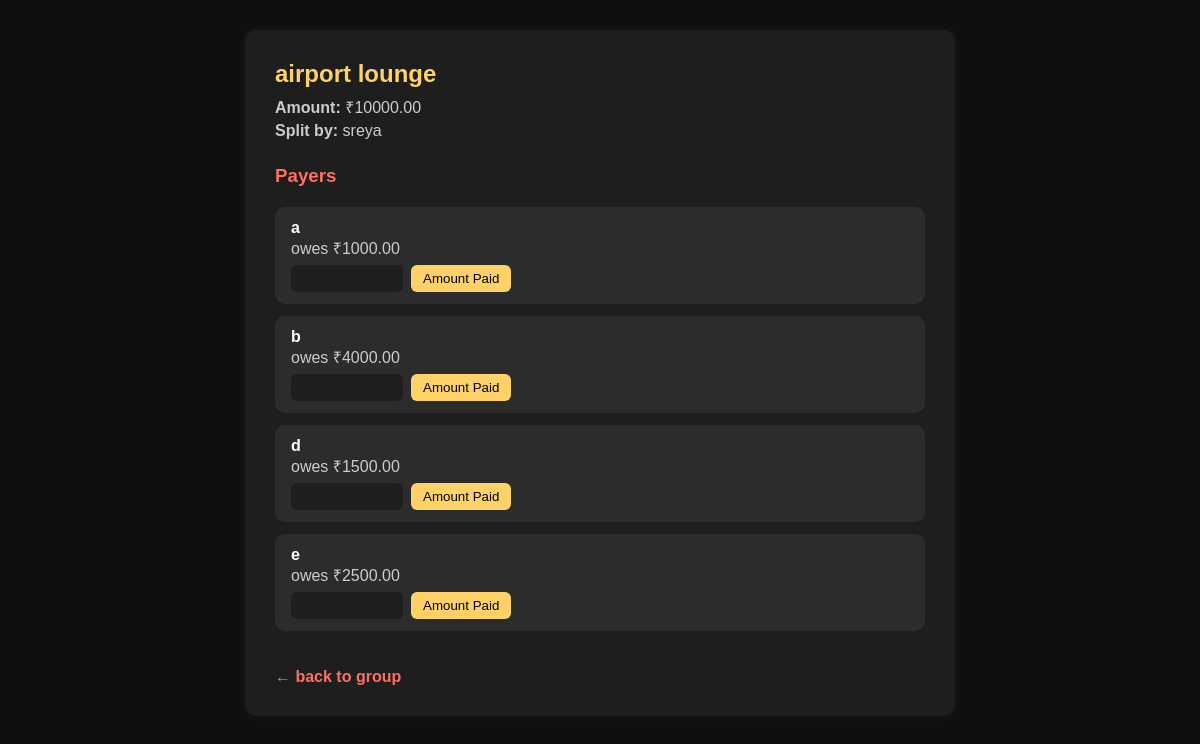
The app's page /splits/24/ (signed in) with its own data.
### core/models.py (models this page shows, shortened)
class Split(models.Model):
    grp_id = models.ForeignKey(Group, on_delete=models.CASCADE)
    split_by = models.ForeignKey(User, on_delete=models.CASCADE, related_name='splits_paid')
    amount = models.DecimalField(max_digits=10, decimal_places=2)
    description = models.TextField(blank=True)
    created_at = models.DateTimeField(auto_now_add=True)
    fully_paid = models.BooleanField(default=False)
    CATEGORY_CHOICES = [
        ('Food', 'Food'),
        ('Travel', 'Travel'),
        ('Rent', 'Rent'),
        ('Bills', 'Bills'),
        ('Groceries', 'Groceries'),
        ('Shopping', 'Shopping'),
        ('Entertainment', 'Entertainment'),
        ('Health', 'Health'),
        ('Gifts', 'Gifts'),
        ('General', 'General'),
    ]
    category = models.CharField(
        max_length=20,
        choices=CATEGORY_CHOICES,
        default='General'
    )

class Payer(models.Model):
    split_id = models.ForeignKey(Split, on_delete=models.CASCADE)
    payer_id = models.ForeignKey(User, on_delete=models.CASCADE)
    amount = models.DecimalField(max_digits=10, decimal_places=2)
    paid = models.BooleanField(default=False)
    class Meta:
        unique_together = ['split_id', 'payer_id']

### core/views.py (the view)
# urls.py: path('splits/<int:split_id>/', views.split_detail_view, name='split_detail'),
@login_required
@never_cache
def split_detail_view(request, split_id):
    split = get_object_or_404(Split, id=split_id)
    payers = Payer.objects.filter(split_id=split).exclude(payer_id=split.split_by)
    enriched_payers = []
    for payer in payers:
        total_paid = Settlement.objects.filter(payer=payer).aggregate(total=Sum('amount_paid'))['total'] or Decimal('0.00')
        remaining = payer.amount - total_paid
        enriched_payers.append({
            'obj': payer,
            'total_paid': total_paid,
            'remaining': remaining,
        })
    return render(request, 'split_detail.html', {
        'split': split,
        'payers': enriched_payers
    })

### core/templates/split_detail.html (shortened to what this page needs)
<!DOCTYPE html>
<html lang="en">
<head>
</head>
<body>
    <div class="container">
        <div class="section-header">
            <h2>{{ split.description }}</h2>
            <p><strong>Amount:</strong> ₹{{ split.amount }}</p>
            <p><strong>Split by:</strong> {{ split.split_by.username }}</p>
        </div>
        <h3 style="color: var(--primary); margin-bottom: 10px;">Payers</h3>
        <ul class="payer-list">
            {% for p in payers %}
                {% with payer=p.obj total_paid=p.total_paid remaining=p.remaining %}
                    <li class="payer-item">
                        <div>
                            <span class="payer-label">
                                {% if payer.payer_id == request.user %}
                                    You
                                {% else %}
                                    {{ payer.payer_id.username }}
                                {% endif %}
                            </span><br>
                            <span class="payer-status">
                                {% if remaining <= 0 %}
                                    paid ₹{{ payer.amount }}
                                {% else %}
                                    owes ₹{{ remaining|floatformat:2 }}
                                {% endif %}
                            </span>
                            {% if request.user == split.split_by and remaining > 0 %}
                                <form method="POST" action="{% url 'record_settlement' split.id %}" class="mark-paid-form">
                                    <input type="number" name="amount_paid" step="0.01" min="0.01" max="{{ remaining }}" required>
                                    <button type="submit">Amount Paid</button>
                                </form>
                            {% endif %}
                        </div>
                    </li>
                {% endwith %}
            {% endfor %}
        </ul>
        <a href="{% url 'group_detail' split.grp_id.id %}?{{ request.GET.urlencode }}" class="back-link">← back to group</a>
    </div>
</body>
</html>

### core/templates/split_detail.html (style rules this page uses)
:root { --primary: #FF6F61; --primary-hover: #e85c50; --accent: #FFD166; --accent-hover: #f6c441; --bg-dark: #0f0f0f; --bg-card: #1e1e1e; --text: #ffffff; --text-muted: #cccccc; --border: #333333; }
body { background-color: var(--bg-dark); color: var(--text); font-family: Arial, sans-serif; margin: 0; padding: 30px; }
.container { max-width: 650px; margin: 0 auto; background-color: var(--bg-card); padding: 30px; border-radius: 12px; box-shadow: 0 0 10px rgba(255,255,255,0.05); }
.section-header { margin-bottom: 25px; }
.section-header h2 { color: var(--accent); font-size: 24px; margin: 0 0 8px; }
.section-header p { margin: 4px 0; color: var(--text-muted); }
.payer-list { list-style: none; padding: 0; margin: 20px 0 0; }
.payer-item { background-color: #2c2c2c; border-radius: 10px; padding: 12px 16px; margin-bottom: 12px; display: flex; flex-wrap: wrap; justify-content: space-between; align-items: center; gap: 10px; }
.payer-label { font-weight: bold; color: var(--text); }
.payer-status { color: var(--text-muted); }
.mark-paid-form { display: flex; align-items: center; gap: 8px; margin-top: 6px; flex-wrap: wrap; }
.mark-paid-form input[type="number"] { width: 100px; padding: 6px; border-radius: 6px; border: none; background-color: var(--bg-card); color: var(--text); }
.mark-paid-form button { background-color: var(--accent); color: black; border: none; padding: 6px 12px; border-radius: 6px; cursor: pointer; }
.back-link { display: inline-block; margin-top: 25px; color: var(--primary); text-decoration: none; font-weight: bold; }

### records on screen
Split: description "airport lounge", amount "10000.00", split_by.username "sreya"
Payer: obj.payer_id.username "a", remaining "1000.00"
Payer: obj.payer_id.username "b", remaining "4000.00"
Payer: obj.payer_id.username "d", remaining "1500.00"
Payer: obj.payer_id.username "e", remaining "2500.00"
